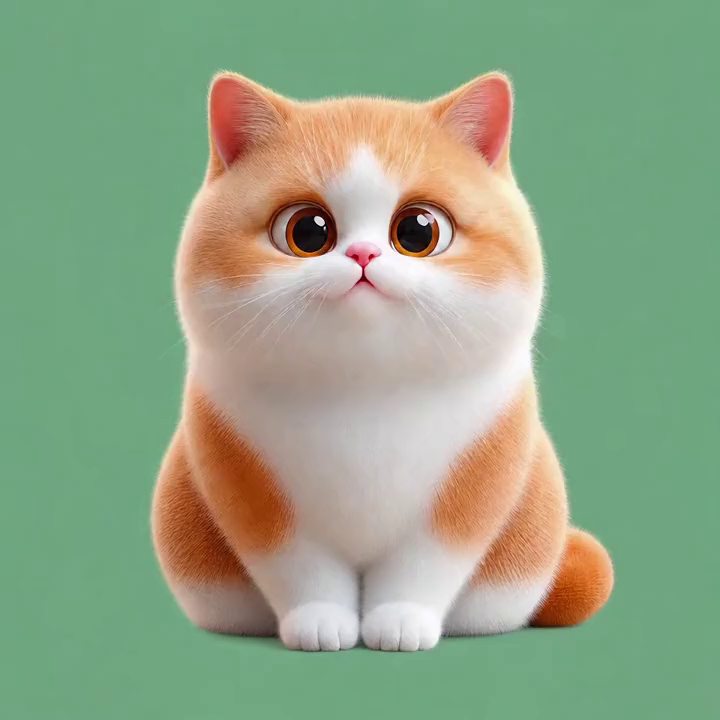
#> input picture workframes/sample_001.png, 720 x 720 px, given as the content of the folder out.png/workframes/samples_step_4_20261121-071015, which was not available
$ python build_cat_follow_assets.py --video ../../../../workframes/sample_001.png --out out.png
#> lines starting #> are read from the running program, lines starting #| are printed output that depends on the picture; after the words box and inside, x2 and y2 are one past the last pixel; in counts of white or black regions, pixels touching at a corner belong together; pictures that were not available may be replaced by others from this repository, and a replacement may not be noted
from __future__ import annotations

import argparse
import json
import math
import subprocess
from collections import deque
from datetime import datetime
from pathlib import Path

import numpy as np
from PIL import Image, ImageDraw, ImageFont


def run_ffmpeg(args: list[str]) -> None:
    subprocess.run(["ffmpeg", "-hide_banner", "-y", *args], check=True)


def extract_frames(video: Path, work_dir: Path, sample_step: int, max_source_frame: int | None) -> list[Path]:
    stamp = datetime.now().strftime("%Y%m%d-%H%M%S")
    sample_dir = work_dir / f"samples_step_{sample_step}_{stamp}"
    sample_dir.mkdir(parents=True, exist_ok=False)
    pattern = str(sample_dir / "sample_%03d.png")
    selector = f"not(mod(n,{sample_step}))"
    if max_source_frame is not None:
        selector = f"lte(n,{max_source_frame})*{selector}"
    run_ffmpeg(
        [
            "-i",
            str(video),
            "-map",
            "0:v:0",
            "-vf",
            f"select='{selector}'",
            "-fps_mode",
            "passthrough",
            pattern,
        ]
    )
    return sorted(sample_dir.glob("sample_*.png"))


def make_contact_sheet(files: list[Path], out_path: Path, sample_step: int, thumb: int) -> None:
#> called with sample_step = 4, thumb = 180
    cols = 6
    rows = math.ceil(len(files) / cols)
    sheet = Image.new("RGB", (cols * thumb, rows * thumb), (28, 28, 28))
#> sheet: PIL image 1080x180 RGB; every value is 28
    draw = ImageDraw.Draw(sheet)
    try:
        font = ImageFont.truetype("C:/Windows/Fonts/consola.ttf", max(12, thumb // 10))
    except OSError:
        font = ImageFont.load_default()

    for i, path in enumerate(files):
        img = Image.open(path).convert("RGB").resize((thumb, thumb), Image.Resampling.LANCZOS)
        x = i % cols * thumb
        y = i // cols * thumb
        sheet.paste(img, (x, y))
        label = f"{i * sample_step:03d}"
        draw.rectangle((x + 4, y + 4, x + 58, y + 30), fill=(0, 0, 0))
        draw.text((x + 8, y + 7), label, fill=(255, 255, 255), font=font)
    sheet.save(out_path)
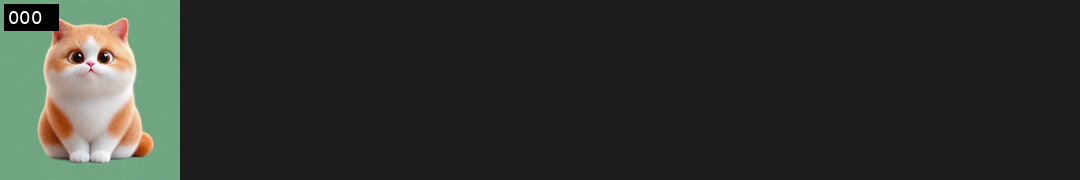
#> saved as contact_sheet_labeled.png: PIL image 1080x180 RGB; mean R, G, B 46.8, 49.7, 44.9


def flood_from_edges(candidate: np.ndarray) -> np.ndarray:
    h, w = candidate.shape
    seen = np.zeros((h, w), dtype=bool)
    queue: deque[tuple[int, int]] = deque()

    def add(y: int, x: int) -> None:
        if candidate[y, x] and not seen[y, x]:
            seen[y, x] = True
            queue.append((y, x))

    for x in range(w):
        add(0, x)
        add(h - 1, x)
    for y in range(h):
        add(y, 0)
        add(y, w - 1)

    while queue:
        y, x = queue.popleft()
        for ny, nx in ((y - 1, x), (y + 1, x), (y, x - 1), (y, x + 1)):
            if 0 <= ny < h and 0 <= nx < w:
                add(ny, nx)
    return seen


def subject_components(mask: np.ndarray) -> np.ndarray:
    h, w = mask.shape
    seen = np.zeros((h, w), dtype=bool)
    components: list[tuple[int, int, int, int, int, list[tuple[int, int]]]] = []

    for start_y in range(h):
        for start_x in np.flatnonzero(mask[start_y] & ~seen[start_y]):
            if seen[start_y, start_x]:
                continue
            pixels: list[tuple[int, int]] = []
            queue: deque[tuple[int, int]] = deque([(start_y, int(start_x))])
            seen[start_y, start_x] = True
            while queue:
                y, x = queue.popleft()
                pixels.append((y, x))
                for ny, nx in ((y - 1, x), (y + 1, x), (y, x - 1), (y, x + 1)):
                    if 0 <= ny < h and 0 <= nx < w and mask[ny, nx] and not seen[ny, nx]:
                        seen[ny, nx] = True
                        queue.append((ny, nx))
            ys = [p[0] for p in pixels]
            xs = [p[1] for p in pixels]
            components.append((len(pixels), min(xs), min(ys), max(xs), max(ys), pixels))

    keep = np.zeros((h, w), dtype=bool)
    if not components:
        return keep

    largest = max(components, key=lambda item: item[0])
    _, x1, y1, x2, y2, _ = largest
    expanded = (max(0, x1 - 42), max(0, y1 - 28), min(w - 1, x2 + 42), min(h - 1, y2 + 32))

    for area, cx1, cy1, cx2, cy2, pixels in components:
        center_x = (cx1 + cx2) / 2
        center_y = (cy1 + cy2) / 2
        inside = expanded[0] <= center_x <= expanded[2] and expanded[1] <= center_y <= expanded[3]
        if area == largest[0] or (area >= 24 and inside):
            ys, xs = zip(*pixels)
            keep[np.array(ys), np.array(xs)] = True
    return keep


def key_background(img: Image.Image) -> Image.Image:
    rgb = np.array(img.convert("RGB"))
#> rgb is the input picture: shape (720, 720, 3); mean R, G, B 145, 164.3, 134.1
    edge = 18
    border = np.concatenate(
        [
            rgb[:edge, :, :].reshape(-1, 3),
            rgb[-edge:, :, :].reshape(-1, 3),
            rgb[:, :edge, :].reshape(-1, 3),
            rgb[:, -edge:, :].reshape(-1, 3),
        ],
        axis=0,
    )
    bg = np.median(border, axis=0)
#> bg = [112, 166, 128]
    rgb_i = rgb.astype(np.int16)
    dist = np.sqrt(np.sum((rgb_i - bg.astype(np.int16)) ** 2, axis=2))
    r, g, b = rgb_i[:, :, 0], rgb_i[:, :, 1], rgb_i[:, :, 2]
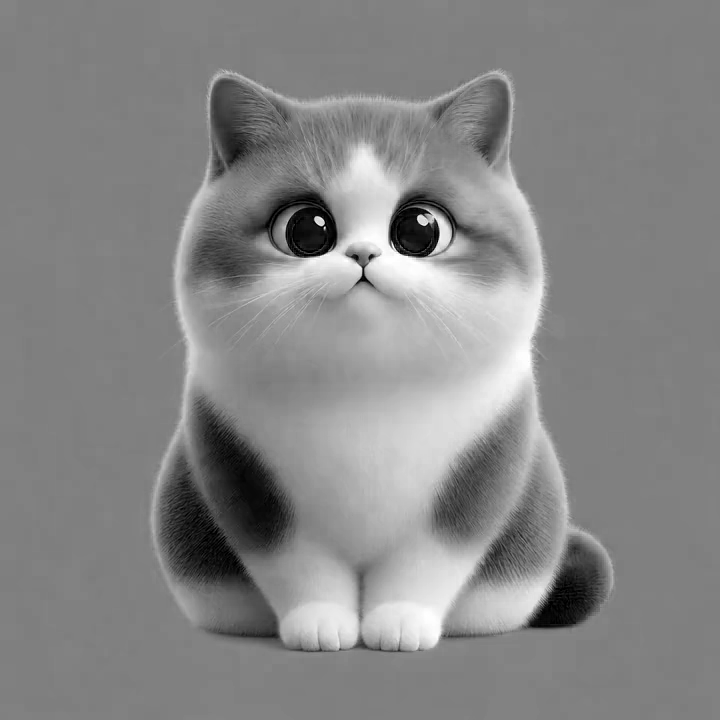
#> b: shape (720, 720) int16; min 0, max 255, mean 134.1
    greenish = (g > r + 15) & (g > b + 8) & (g > 90)
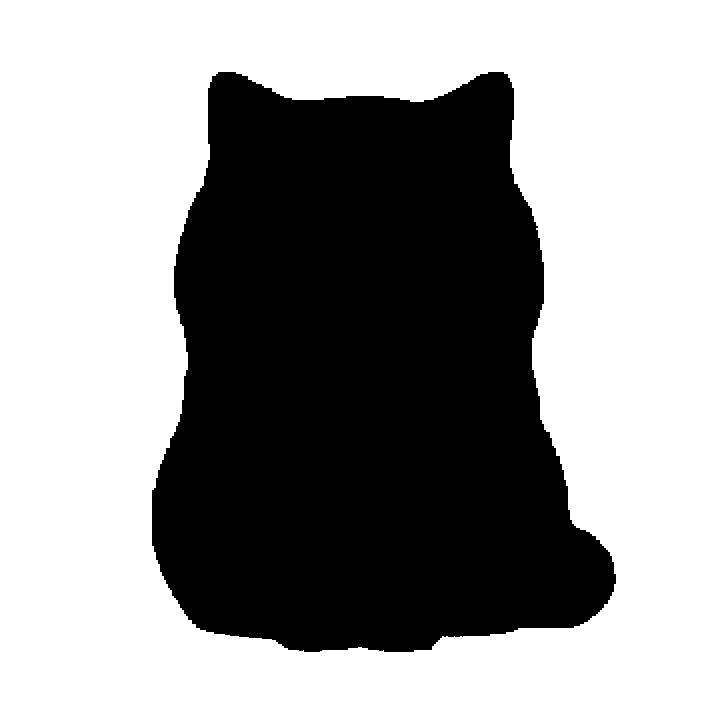
#> greenish: shape (720, 720) bool; 60.7% white; 1 black region, box (x1, y1, x2, y2) and area: (152, 72, 616, 652) 203771
    bg_connected = flood_from_edges((dist < 58) | greenish)
#> bg_connected: shape (720, 720) bool; 61.4% white; 12 black regions (7 under 20 px), largest, box (x1, y1, x2, y2) and area: (152, 72, 614, 651) 199888, (357, 567, 366, 602) 167, (442, 631, 482, 637) 127, (288, 644, 322, 652) 108, (384, 646, 407, 652) 48
    alpha = np.where(bg_connected, 0, 255).astype(np.uint8)
    alpha = np.where(subject_components(alpha > 0), 255, 0).astype(np.uint8)
#> after the loop in subject_components, `for area, cx1, cy1, cx2, cy2, pixels in components:`: keep: shape (720, 720) bool; 38.6% white; 5 white regions, box (x1, y1, x2, y2) and area: (152, 72, 614, 651) 199885, (357, 567, 366, 602) 167, (442, 631, 482, 637) 126, (288, 644, 322, 652) 108, (384, 646, 407, 652) 48
    return Image.fromarray(np.dstack([rgb, alpha]))


def repair_lower_subject_gaps(img: Image.Image, frame_size: int) -> Image.Image:
    rgba = np.array(img.convert("RGBA"))
    alpha = rgba[:, :, 3]
    repaired = rgba.copy()
    min_y = round(frame_size * 0.56)
    max_gap = round(frame_size * 0.36)

    for y in range(min_y, frame_size):
        row_alpha = alpha[y]
        opaque = np.flatnonzero(row_alpha > 48)
        if len(opaque) < 2:
            continue
        start, end = int(opaque[0]), int(opaque[-1])
        if end - start < frame_size * 0.16:
            continue
        x = start
        while x <= end:
            if row_alpha[x] > 48:
                x += 1
                continue
            gap_start = x
            while x <= end and row_alpha[x] <= 48:
                x += 1
            gap_end = x - 1
            left, right = gap_start - 1, gap_end + 1
            if not (0 <= left < frame_size and right < frame_size):
                continue
            if row_alpha[left] <= 48 or row_alpha[right] <= 48 or gap_end - gap_start + 1 > max_gap:
                continue
            for gx in range(gap_start, gap_end + 1):
                r, g, b = [int(value) for value in repaired[y, gx, :3]]
                if not (g > r + 12 and g > b + 8 and g > 80) and r + g + b >= 26:
                    repaired[y, gx, 3] = 255
    return Image.fromarray(repaired)


def fit_to_cell(img: Image.Image, frame_size: int, scale: float, y_offset: int) -> Image.Image:
#> called with frame_size = 512, scale = 0.64, y_offset = 34
    source = img.convert("RGBA")
    target_size = (round(source.width * scale), round(source.height * scale))
#> target_size = (461, 461)
    source_arr = np.array(source)
    rgb = Image.fromarray(source_arr[:, :, :3]).resize(target_size, Image.Resampling.LANCZOS)
#> rgb: PIL image 461x461 RGB
    alpha = source.getchannel("A").resize(target_size, Image.Resampling.LANCZOS)
#> alpha: PIL image 461x461 L
    resized = Image.merge("RGBA", (*rgb.split(), alpha))
    cell = Image.new("RGBA", (frame_size, frame_size), (0, 0, 0, 0))
#> cell: PIL image 512x512 RGBA; every value is 0
    cell.paste(resized, ((frame_size - resized.width) // 2, y_offset))
    repaired = repair_lower_subject_gaps(cell, frame_size)
#> in repair_lower_subject_gaps, `alpha = rgba[:, :, 3]`:
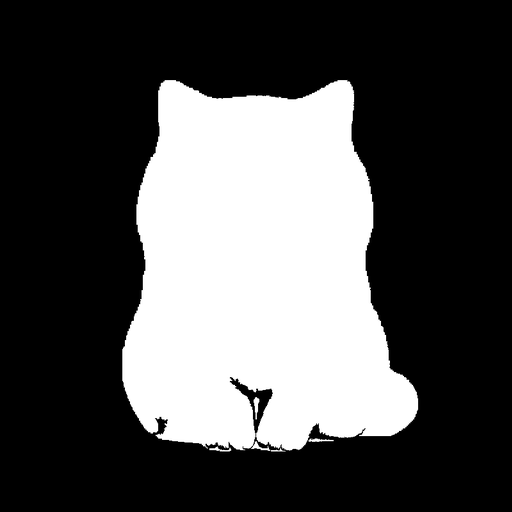
#> alpha: shape (512, 512); min 0, max 255, mean 79.9
#> the loop in repair_lower_subject_gaps, `for y in range(min_y, frame_size):` made 225 passes
#> (start, end) on passes 1 to 3: (143, 370), (143, 370), (143, 369)
#> after the loop in repair_lower_subject_gaps, `for y in range(min_y, frame_size):`:
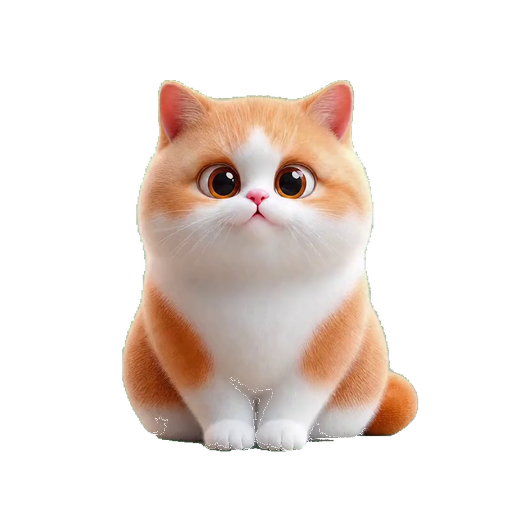
#> repaired: shape (512, 512, 4); mean R, G, B, A 117.5, 133.2, 108.7, 80.9; transparent parts drawn white
    arr = np.array(repaired.convert("RGBA"))
    arr[:, :, 3] = np.where(arr[:, :, 3] > 48, 255, 0).astype(np.uint8)
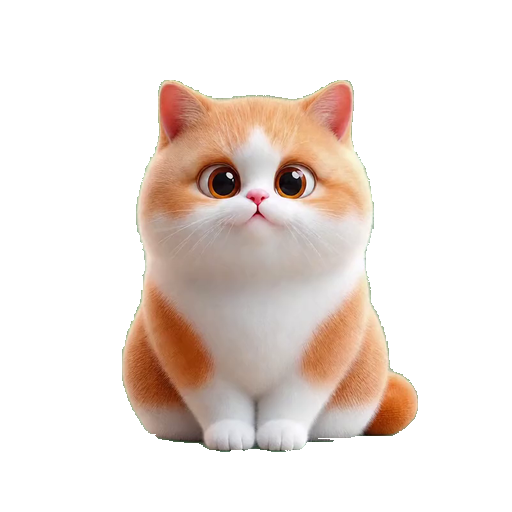
#> arr: shape (512, 512, 4); 1.81% of pixels changed, all inside (x1, y1, x2, y2) = (120, 79, 421, 454); transparent parts drawn white
    return Image.fromarray(arr)


def build_sprite(
    files: list[Path],
    out_dir: Path,
    frame_size: int,
    sprite_columns: int,
    scale: float,
    y_offset: int,
    front_source_frame: int,
    sample_step: int,
) -> dict[str, object]:
    frames = [fit_to_cell(key_background(Image.open(path)), frame_size, scale, y_offset) for path in files]
#> frames = 1 item
    rows = math.ceil(len(frames) / sprite_columns)
#> rows = 1
    sprite = Image.new("RGBA", (frame_size * sprite_columns, frame_size * rows), (0, 0, 0, 0))
#> sprite: PIL image 8192x512 RGBA; every value is 0
    for i, frame in enumerate(frames):
        sprite.alpha_composite(frame, (i % sprite_columns * frame_size, i // sprite_columns * frame_size))
#> this loop made 1 pass
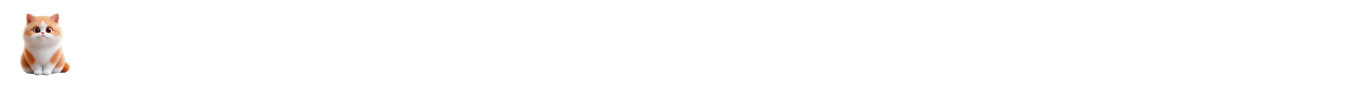
#> sprite: PIL image 8192x512 RGBA (shown at 1/6 size); mean R, G, B, A 3.9, 3.2, 2.9, 5.1; transparent parts drawn white
    sprite.save(out_dir / "sprite.webp", "WEBP", lossless=True, quality=100, method=6)

    front_index = min(len(frames) - 1, max(0, round(front_source_frame / sample_step)))
#> front_index = 0
    frames[front_index].save(out_dir / "frame_front.webp", "WEBP", lossless=True, quality=100, method=6)
    return {
        "frame_count": len(frames),
        "frame_size": frame_size,
        "sprite_columns": sprite_columns,
        "sprite_size": [sprite.width, sprite.height],
        "front_index": front_index,
    }


def parse_args() -> argparse.Namespace:
    parser = argparse.ArgumentParser()
    parser.add_argument("--video", required=True, type=Path)
    parser.add_argument("--out", required=True, type=Path)
    parser.add_argument("--sample-step", type=int, default=4)
    parser.add_argument("--max-source-frame", type=int, default=None)
    parser.add_argument("--frame-size", type=int, default=512)
    parser.add_argument("--sprite-columns", type=int, default=16)
    parser.add_argument("--scale", type=float, default=0.64)
    parser.add_argument("--y-offset", type=int, default=34)
    parser.add_argument("--front-source-frame", type=int, default=8)
    parser.add_argument("--contact-thumb", type=int, default=180)
    return parser.parse_args()


def main() -> None:
    args = parse_args()
    args.out.mkdir(parents=True, exist_ok=True)
    if args.sprite_columns * args.frame_size > 16383:
        raise ValueError("sprite columns * frame size exceeds WebP 16383px dimension limit")
    files = extract_frames(args.video, args.out / "workframes", args.sample_step, args.max_source_frame)
    make_contact_sheet(files, args.out / "contact_sheet_labeled.png", args.sample_step, args.contact_thumb)
    report = build_sprite(
        files,
        args.out,
        args.frame_size,
        args.sprite_columns,
        args.scale,
        args.y_offset,
        args.front_source_frame,
        args.sample_step,
    )
#> report = {'frame_count': 1, 'frame_size': 512, 'sprite_columns': 16, 'sprite_size': [8192, 512], 'front_index': 0}
    report.update({"video": str(args.video), "sample_step": args.sample_step})
    (args.out / "asset_report.json").write_text(json.dumps(report, ensure_ascii=False, indent=2), encoding="utf-8")
    print(json.dumps(report, ensure_ascii=False, indent=2))
#| {
#|   "frame_count": 1,
#|   "frame_size": 512,
#|   "sprite_columns": 16,
#|   "sprite_size": [
#|     8192,
#|     512
#|   ],
#|   "front_index": 0,
#|   "video": "../../../../workframes/sample_001.png",
#|   "sample_step": 4
#| }


if __name__ == "__main__":
    main()

$ run again, on workframes/sample_006.png
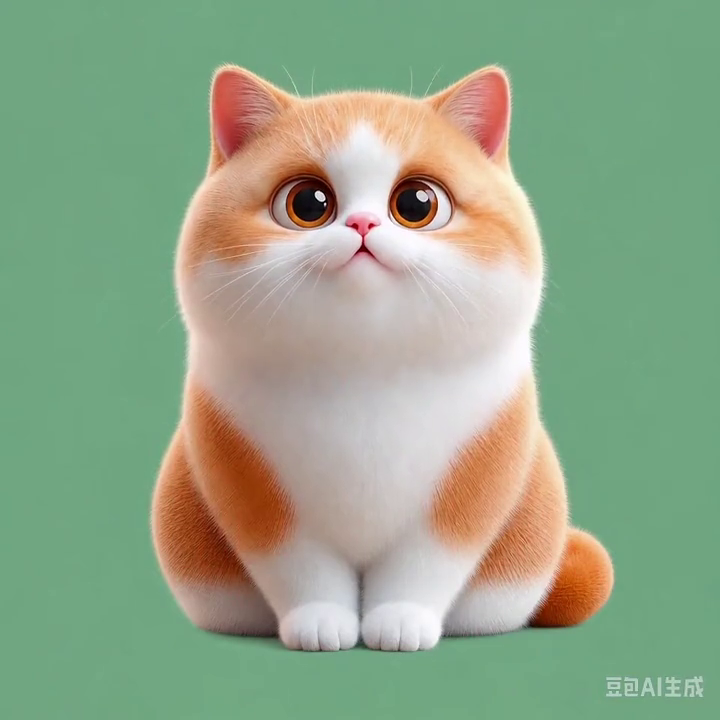
#> input picture workframes/sample_006.png, 720 x 720 px, given as the content of the folder out.png/workframes/samples_step_4_20261121-071030, which was not available
#> in key_background, rgb is the input picture: shape (720, 720, 3); mean R, G, B 145.9, 165.3, 137
#> bg = [112, 166, 129]
#> greenish: shape (720, 720) bool; 60.3% white; 1 black region, box (x1, y1, x2, y2) and area: (150, 64, 614, 652) 205595
#> bg_connected: shape (720, 720) bool; 61% white; 14 black regions (10 under 20 px), largest, box (x1, y1, x2, y2) and area: (150, 64, 614, 652) 201563, (356, 566, 367, 610) 225, (442, 630, 489, 638) 159, (288, 643, 334, 652) 142
#> rgb: PIL image 461x461 RGB
#> the loop in repair_lower_subject_gaps, `for y in range(min_y, frame_size):` made 225 passes
#> (start, end) on passes 1 to 3: (143, 369), (142, 369), (141, 369)
#> in fit_to_cell, `arr[:, :, 3] = np.where(arr[:, :, 3] > 48, 255, 0).astype(np.uint8)`:
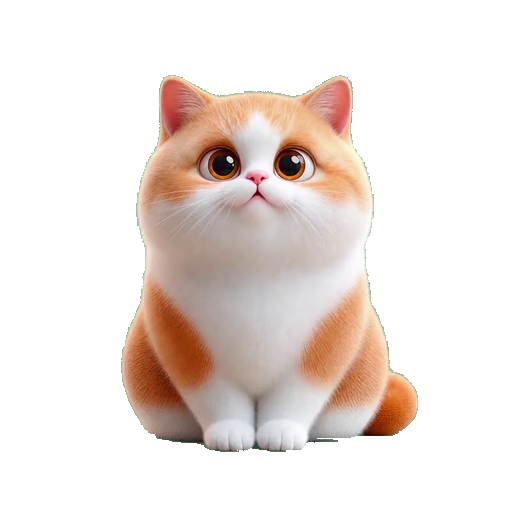
#> arr: shape (512, 512, 4); mean R, G, B, A 118.3, 134, 111.1, 82.1; transparent parts drawn white
#> frames = 1 item
#> rows = 1
#> the loop in build_sprite, `for i, frame in enumerate(frames):` made 1 pass
#> after the loop in build_sprite, `for i, frame in enumerate(frames):`:
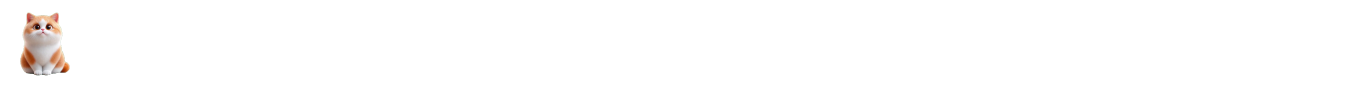
#> sprite: PIL image 8192x512 RGBA (shown at 1/6 size); mean R, G, B, A 3.9, 3.3, 3, 5.1; transparent parts drawn white
#> front_index = 0
#> report = {'frame_count': 1, 'frame_size': 512, 'sprite_columns': 16, 'sprite_size': [8192, 512], 'front_index': 0}
#| {
#|   "frame_count": 1,
#|   "frame_size": 512,
#|   "sprite_columns": 16,
#|   "sprite_size": [
#|     8192,
#> (further printed lines are left out)
